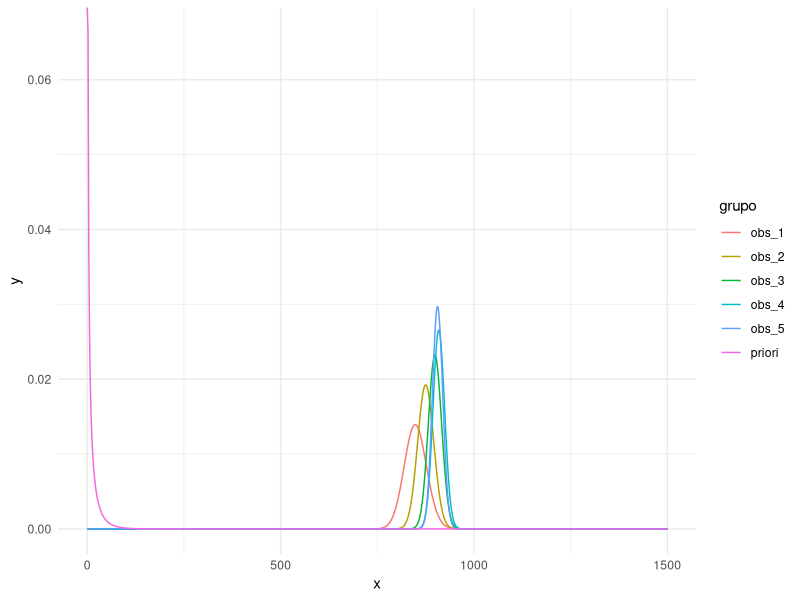

The R source for this figure:
#Codigo de la segunda tarea, ejercicio 1
#Autor: Fernando Alvarado Palacios
#Fecha: 2021/09/15

library(ggplot2)
library(tidyr)
#Inciso A
alpha <- 49 / 196
beta <- 7 / 196

# Calcular P(X > 10) de la distribucion gamma
p_10 <- pgamma(10, shape = alpha, scale = 1 / beta)
lam_10 <- 1 - p_10

#print(p_10)
# Mostrar resultado
#print(lam_10)



#Inciso B

p_b <- pgamma(10, shape = 300 * alpha, scale = 1 / beta)


print(p_b)

print(1 - p_b)


#Graficas 

observaciones <- c(879, 903, 948, 939, 893) #Dtos que nos da las observaciones

#Graficas
valores = seq(0, 1500, length.out = 750)

# Crear data frame con la distribución gamma inicial
df_sim <- data.frame(
  x = valores,
  priori = dgamma(valores, shape = alpha, rate = beta)
)

# Agregar columnas de observaciones iterativamente
for (i in 1:5) {
  df_sim[, paste0("obs_", i)] <- dgamma(df_sim$x, 
                                        shape = 1 * (alpha + sum(observaciones[1:i])),
                                        rate = beta + i)
}

df_mod <- df_sim %>%
  pivot_longer(cols = -x, names_to = "grupo", values_to = "y")

head(df_mod)

# Mostrar gráfico
#x11()  # Abrir ventana de gráficos (opcional)
ggplot(df_mod, aes(x = x, y = y, color = grupo)) +
  geom_line() +
  theme_minimal()